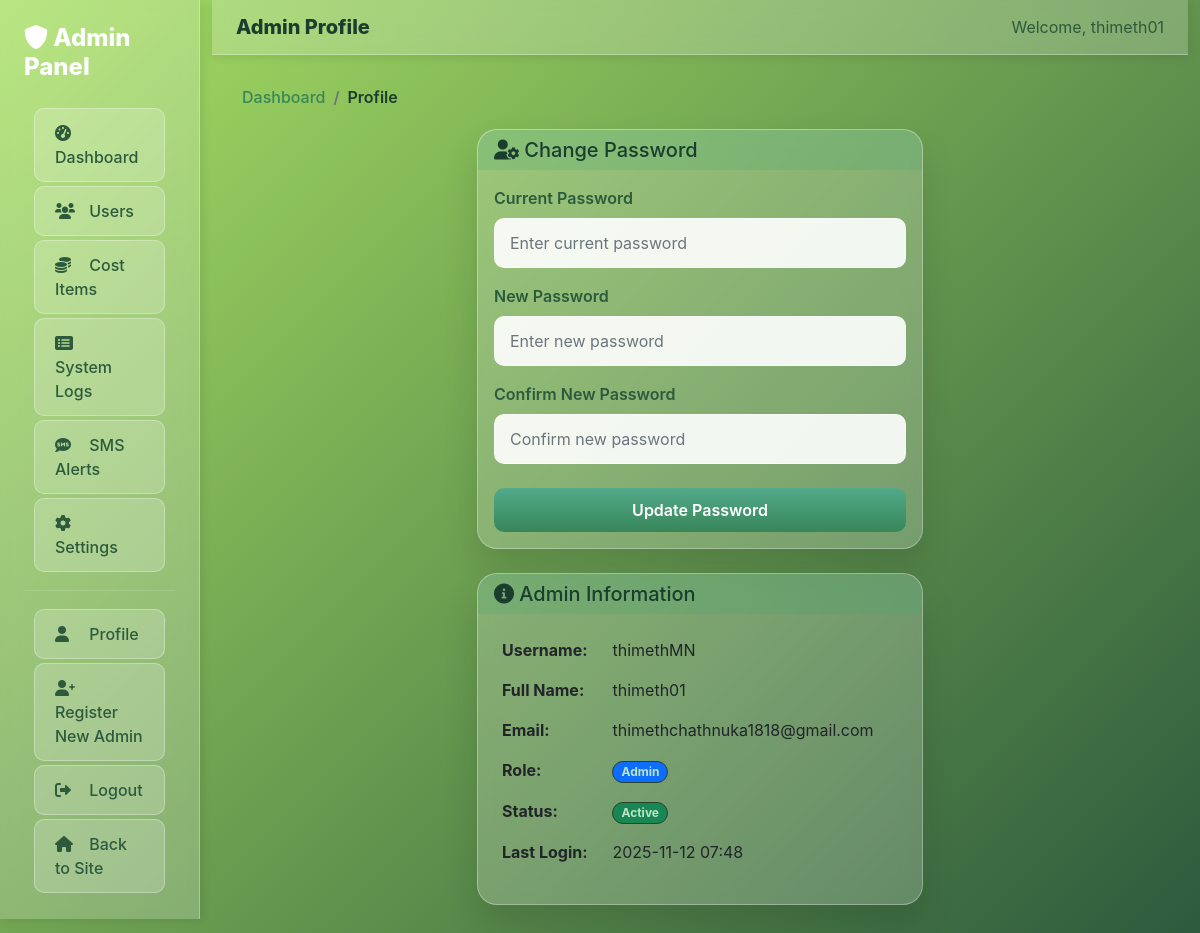
Screenshot of /admin/profile (signed in) with the database file from the repository.
### app.py (models this page shows, shortened)
class AdminUser(db.Model, UserMixin):
    id = db.Column(db.Integer, primary_key=True)
    username = db.Column(db.String(150), unique=True, nullable=False)
    email = db.Column(db.String(150), unique=True, nullable=False)
    password = db.Column(db.String(150), nullable=False)
    full_name = db.Column(db.String(200), nullable=False)
    role = db.Column(db.String(50), default="admin")
    is_active = db.Column(db.Boolean, default=True)
    created_at = db.Column(db.DateTime, default=datetime.utcnow)
    last_login = db.Column(db.DateTime)

### app.py (the view, shortened to what this page needs)
@app.route("/admin/profile", methods=["GET", "POST"])
@login_required
@admin_required
def admin_profile():
    form = AdminChangePasswordForm()
    return render_template("admin/profile.html", form=form)

### app.py
class AdminChangePasswordForm(FlaskForm):
    current_password = PasswordField("Current Password", validators=[DataRequired()])
    new_password = PasswordField(
        "New Password", validators=[DataRequired(), Length(min=6)]
    )
    confirm_password = PasswordField(
        "Confirm New Password", validators=[DataRequired(), EqualTo("new_password")]
    )
    submit = SubmitField("Update Password")

### app.py (called while the page is built)
def admin_required(f):
    from functools import wraps
    @wraps(f)
    def decorated_function(*args, **kwargs):
        if (
            not current_user.is_authenticated
            or not hasattr(current_user, "role")
            or not isinstance(current_user, AdminUser)
        ):
            flash("Admin access required. Please login.", "error")
            return redirect(url_for("admin_login"))
        if current_user.is_authenticated and isinstance(current_user, User):
            flash("Admin access required. Please login with an admin account.", "error")
            return redirect(url_for("home"))
        return f(*args, **kwargs)
    return decorated_function

@login_manager.user_loader
def load_user(user_id):
    user_type = session.get("user_type")
    try:
        if user_type == "admin":
            return AdminUser.query.get(int(user_id))
        elif user_type == "user":
            return User.query.get(int(user_id))
        return None
    except (ValueError, TypeError):
        return None

### templates/admin/profile.html (shortened to what this page needs)
{% extends "admin/base.html" %}
{% block page_title %}Admin Profile{% endblock %}
{% block breadcrumb %}
<nav aria-label="breadcrumb">
    <ol class="breadcrumb breadcrumb-admin">
        <li class="breadcrumb-item"><a href="{{ url_for('admin_dashboard') }}">Dashboard</a></li>
        <li class="breadcrumb-item active">Profile</li>
    </ol>
</nav>
{% endblock %}
{% block content %}
<div class="row">
    <div class="col-lg-6 mx-auto">
        <div class="admin-card">
            <div class="card-header">
                <h5 class="mb-0"><i class="fas fa-user-cog"></i> Change Password</h5>
            </div>
            <div class="card-body">
                <form method="POST">
                    <div class="mb-3">
                        {{ form.current_password.label(class="form-label") }}
                        {{ form.current_password(class="form-control form-control-admin", placeholder="Enter current password") }}
                    </div>
                    <div class="mb-3">
                        {{ form.new_password.label(class="form-label") }}
                        {{ form.new_password(class="form-control form-control-admin", placeholder="Enter new password") }}
                    </div>
                    <div class="mb-4">
                        {{ form.confirm_password.label(class="form-label") }}
                        {{ form.confirm_password(class="form-control form-control-admin", placeholder="Confirm new password") }}
                    </div>
                    <div class="d-grid">
                        {{ form.submit(class="btn btn-admin") }}
                    </div>
                </form>
            </div>
        </div>
        <div class="admin-card mt-4">
            <div class="card-header">
                <h5 class="mb-0"><i class="fas fa-info-circle"></i> Admin Information</h5>
            </div>
            <div class="card-body">
                <table class="table table-borderless">
                    <tr>
                        <td><strong>Username:</strong></td>
                        <td>{{ current_user.username }}</td>
                    </tr>
                    <tr>
                        <td><strong>Full Name:</strong></td>
                        <td>{{ current_user.full_name }}</td>
                    </tr>
                    <tr>
                        <td><strong>Email:</strong></td>
                        <td>{{ current_user.email }}</td>
                    </tr>
                    <tr>
                        <td><strong>Role:</strong></td>
                        <td><span class="badge bg-primary">{{ current_user.role|title }}</span></td>
                    </tr>
                    <tr>
                        <td><strong>Status:</strong></td>
                        <td>
                            {% if current_user.is_active %}
                                <span class="badge bg-success">Active</span>
                            {% else %}
                                <span class="badge bg-danger">Inactive</span>
                            {% endif %}
                        </td>
                    </tr>
                    <tr>
                        <td><strong>Last Login:</strong></td>
                        <td>
                            {% if current_user.last_login %}
                                {{ current_user.last_login.strftime('%Y-%m-%d %H:%M') }}
                            {% else %}
                                <span class="text-muted">Never</span>
                            {% endif %}
                        </td>
                    </tr>
                </table>
            </div>
        </div>
    </div>
</div>
{% endblock %}

### templates/admin/base.html (shortened to what this page needs)
<!DOCTYPE html>
<html lang="en">
<head>
    <link href="https://cdn.jsdelivr.net/npm/bootstrap@5.1.3/dist/css/bootstrap.min.css" rel="stylesheet">
    <link rel="stylesheet" href="https://cdnjs.cloudflare.com/ajax/libs/font-awesome/6.0.0/css/all.min.css">
    <link rel="stylesheet" href="{{ url_for('static', filename='plant_tracking/styles.css') }}">
</head>
<body>
    <div class="container-fluid">
        <div class="row">
            <div class="col-md-3 col-lg-2 px-0">
                <div class="admin-sidebar">
                    <div class="p-4">
                        <h4 class="text-white mb-4">
                            <i class="fas fa-shield-alt"></i>
                            Admin Panel
                        </h4>
                        <nav class="nav flex-column">
                            <a class="nav-link {% if request.endpoint == 'admin_dashboard' %}active{% endif %}"
                               href="{{ url_for('admin_dashboard') }}">
                                <i class="fas fa-tachometer-alt"></i>
                                Dashboard
                            </a>
                            <a class="nav-link {% if request.endpoint == 'admin_users' %}active{% endif %}"
                               href="{{ url_for('admin_users') }}">
                                <i class="fas fa-users"></i>
                                Users
                            </a>
                            <a class="nav-link {% if request.endpoint == 'admin_cost_items' %}active{% endif %}"
                               href="{{ url_for('admin_cost_items') }}">
                                <i class="fas fa-coins"></i>
                                Cost Items
                            </a>
                            <a class="nav-link {% if request.endpoint == 'admin_system_logs' %}active{% endif %}"
                               href="{{ url_for('admin_system_logs') }}">
                                <i class="fas fa-list-alt"></i>
                                System Logs
                            </a>
                            <a class="nav-link {% if request.endpoint in ['admin_sms_management', 'admin_sms_logs'] %}active{% endif %}"
                               href="{{ url_for('admin_sms_management') }}">
                                <i class="fas fa-sms"></i>
                                SMS Alerts
                            </a>
                            <a class="nav-link {% if request.endpoint == 'admin_settings' %}active{% endif %}"
                               href="{{ url_for('admin_settings') }}">
                                <i class="fas fa-cog"></i>
                                Settings
                            </a>
                            <hr class="text-white-50">
                            <a class="nav-link" href="{{ url_for('admin_profile') }}">
                                <i class="fas fa-user"></i>
                                Profile
                            </a>
                            <a class="nav-link" href="{{ url_for('admin_register') }}">
                                <i class="fas fa-user-plus"></i>
                                Register New Admin
                            </a>
                            <a class="nav-link" href="{{ url_for('admin_logout') }}">
                                <i class="fas fa-sign-out-alt"></i>
                                Logout
                            </a>
                            <a class="nav-link" href="{{ url_for('home') }}">
                                <i class="fas fa-home"></i>
                                Back to Site
                            </a>
                        </nav>
                    </div>
                </div>
            </div>
            <div class="col-md-9 col-lg-10">
                <div class="admin-header">
                    <div class="container-fluid">
                        <div class="row align-items-center">
                            <div class="col">
                                <h5 class="mb-0">
                                    {% block page_title %}Admin Dashboard{% endblock %}
                                </h5>
                            </div>
                            <div class="col-auto">
                                <span class="text-muted">
                                    Welcome, {{ current_user.full_name or current_user.username }}
                                </span>
                            </div>
                        </div>
                    </div>
                </div>
                <div class="admin-content">
                    {% block breadcrumb %}{% endblock %}
                    {% block content %}{% endblock %}
                </div>
            </div>
        </div>
    </div>
</body>
</html>

### static/plant_tracking/styles.css (style rules this page uses)
:root { --bg:#0e1111; --panel:#151a17; --glass:#dfe9e6; --primary:#3aa76d; --primary-700:#2d7d52; --soil:#4a2e1e; --accent:#89c07a; --text:#dfe8e4; --muted:#93a29a; }
* { box-sizing:border-box }
html,body { height:100% }
.badge { display:inline-block; padding:4px 8px; border-radius:999px; font-size: 0.75rem; background:#162019; border:1px solid #27412f; color:#bce4c9 }

### templates/admin/base.html (style rules this page uses)
:root { --admin-primary: #1a75ff; --admin-secondary: #2c3e50; --admin-success: #27ae60; --admin-warning: #f39c12; --admin-danger: #e74c3c; --admin-dark: #34495e; --admin-light: #ecf0f1; }
body { background: linear-gradient(135deg, #a8e063 0%, #2d5a3d 100%); background-attachment: fixed; min-height: 100vh; font-family: Inter, system-ui, 'Segoe UI', Roboto, Helvetica, Arial, sans-serif; }
.admin-sidebar { background: rgba(255, 255, 255, 0.2); backdrop-filter: blur(10px); border-right: 1px solid rgba(255, 255, 255, 0.3); min-height: 100vh; box-shadow: 2px 0 10px rgba(0,0,0,0.1); }
.admin-sidebar .nav-link { color: #2d5a3d; padding: 12px 20px; border-radius: 10px; margin: 2px 10px; transition: all 0.3s ease; background: rgba(255, 255, 255, 0.2); border: 1px solid rgba(255, 255, 255, 0.3); font-weight: 500; }
.admin-sidebar .nav-link i { width: 20px; margin-right: 10px; }
.admin-header { background: rgba(255, 255, 255, 0.2); backdrop-filter: blur(10px); border-bottom: 1px solid rgba(255, 255, 255, 0.3); box-shadow: 0 2px 10px rgba(0,0,0,0.1); padding: 15px 0; }
.admin-header h5 { color: #1a3d2e; font-weight: 800; }
.admin-header .text-muted { color: #2d5a3d !important; }
.admin-content { padding: 30px; color: #1a3d2e; }
.admin-card { background: rgba(255, 255, 255, 0.2); backdrop-filter: blur(10px); border: 1px solid rgba(255, 255, 255, 0.3); border-radius: 20px; box-shadow: 0 18px 34px rgba(0,0,0,0.12); transition: transform 0.3s ease; }
.admin-card .card-header { background: rgba(58, 167, 109, 0.2); border-bottom: 1px solid rgba(255, 255, 255, 0.3); color: #1a3d2e; border-radius: 20px 20px 0 0 !important; border: none; font-weight: 600; }
.admin-card .card-body { color: #2d5a3d; }
.btn-admin { background: linear-gradient(180deg, #52AA8A, #388659); border: none; border-radius: 10px; padding: 10px 20px; color: white; transition: all 0.3s ease; font-weight: 600; }
.breadcrumb-admin { background: transparent; padding: 0; margin-bottom: 20px; }
.breadcrumb-admin .breadcrumb-item a { color: #388659; text-decoration: none; font-weight: 500; }
.breadcrumb-admin .breadcrumb-item.active { color: #1a3d2e; font-weight: 600; }
.form-control-admin { border-radius: 10px; border: 1px solid rgba(255, 255, 255, 0.4); background: rgba(255, 255, 255, 0.9); color: #1a3d2e; padding: 12px 15px; transition: all 0.3s ease; }
.form-label { color: #2d5a3d; font-weight: 600; }
.admin-card, .stats-card, .management-card { background: rgba(255, 255, 255, 0.2); border: 1px solid rgba(255, 255, 255, 0.3); border-radius: 20px; box-shadow: 0 18px 34px rgba(0,0,0,0.12); backdrop-filter: blur(10px); }
h1, h2, h3, h4, h5, h6 { color: #1a3d2e; }
p, .text-muted { color: #2d5a3d; }
.admin-sidebar h4 { color: #1a3d2e; font-weight: 800; }
.admin-sidebar .text-white-50 { border-color: rgba(26, 61, 46, 0.3); }
a { color: #a8e063; text-decoration: none; }

### rows the page displays
AdminUser: full_name "thimeth01", username "thimethMN", email "thimethchathnuka1818@gmail.com", role "Admin", last_login "2025-11-12 07:48"
